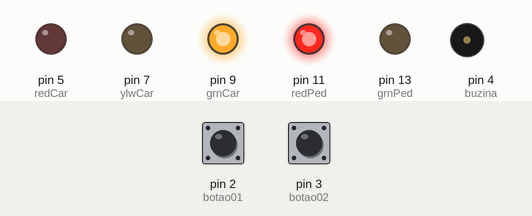
This sketch was run on a simulated Arduino Uno, built with avr-gcc and run on an emulated ATmega328P. On the bench: output pins drawn as LEDs (lit = HIGH), buzzer (waves = sounding, pin HIGH). The test bench sets the inputs (shaded band); at power-on: pin 2 (botao01) HIGH, pin 3 (botao02) LOW.

Above: at 0.1 s.
At 2.1 s:
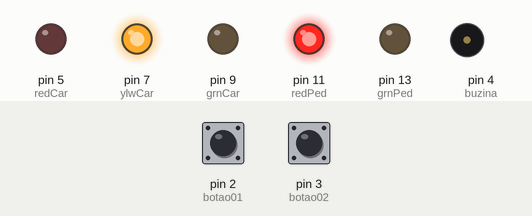
At 13.95 s:
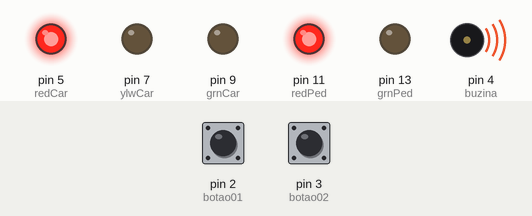
At 26.1 s:
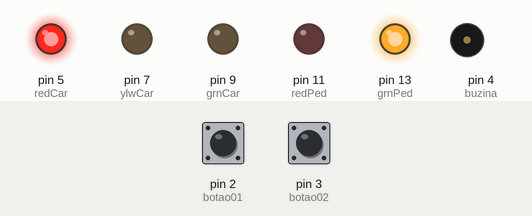
At 39.45 s:
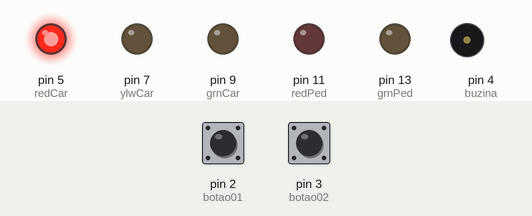
Timing chart, 0 to 40.0 s (numbered marks = the images above):
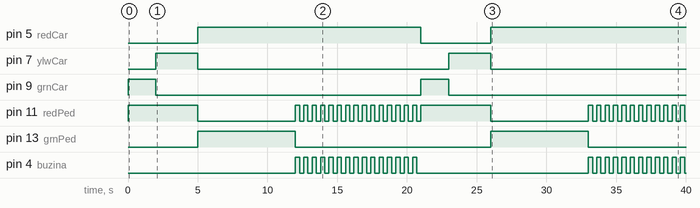

Measured:
- by itself, pin 5 (redCar): LOW → HIGH at 5.0 s, → LOW 16.0 s later, → HIGH 5.0 s later
- by itself, pin 7 (ylwCar): alternates HIGH for 3.0 s and LOW for 18.0 s
- by itself, pin 9 (grnCar): alternates HIGH for 2.0 s and LOW for 19.0 s
- by itself, pin 11 (redPed): LOW → HIGH at 0.00 s, → LOW 5.0 s later, → HIGH 7.0 s later, → LOW 0.30 s later, … (58 changes in this stretch)
- by itself, pin 13 (grnPed): alternates HIGH for 7.0 s and LOW for 14.0 s
- by itself, pin 4 (buzina): goes 14 × (HIGH 0.30 s, LOW 0.30 s), HIGH 0.30 s, LOW 12.3 s, 11 × (HIGH 0.30 s, LOW 0.30 s), HIGH 0.30 s, then LOW

The sketch:

SemaforoInteligente_may1a.ino
```cpp
//Declarando a variáveis
const int redCar = 5;
const int ylwCar = 7;
const int grnCar = 9;
const int redPed = 11;
const int grnPed = 13;
int botao01 = 2;
int botao02 = 3;
long tempoLed = 0;
const int buzina = 4;
long tpAnterior=0; //temporizador amarelo piscante
long tp=100000;  //temporizador amarelo piscante


// Definindo os led's com saida e botão como entrada
void setup()
{
  pinMode(redCar, OUTPUT);
  pinMode(ylwCar, OUTPUT);
  pinMode(grnCar, OUTPUT);
  pinMode(redPed, OUTPUT);
  pinMode(grnPed, OUTPUT);
  pinMode(botao01,INPUT);
  pinMode(botao02,INPUT);
  pinMode(buzina, OUTPUT);
}

void loop()
{
  //chamado função ligar semáforo
  ligaSemaforo();

  //Semáforo após 23h
  if(millis()>= tpAnterior + tp){
    tpAnterior = millis();

    //Piscar Semáforo
    for (int x=0; x<30; x++){
      digitalWrite(grnCar, LOW);
      digitalWrite(ylwCar, HIGH);
      digitalWrite(redPed, HIGH);
      delay(300);
      digitalWrite(ylwCar, LOW);
      digitalWrite(redPed, LOW);
      delay(300);
    }
  }
  else{

    if (digitalRead(botao01) == 0) //var contadora de acionamento
  {
   	acendeLed(3000);

  } else if (digitalRead(botao02) == 0)
  {
   	acendeLed(7000);
  }
   //tempo 40 s + incremento dessa var contadora
}
}

// Função acende led verde carro e led vermelho para pedestre
void ligaSemaforo()
{
  digitalWrite(redCar, LOW);
  digitalWrite(ylwCar,LOW);
  digitalWrite(grnCar, HIGH);
  digitalWrite(redPed, HIGH);
  digitalWrite(grnPed, LOW);
}

// Função com um argumento para controlar o semáforo
void acendeLed(int tempo){

 // Semaforo carro amarelo acesso pedestre vermelho
  delay(2000);
  	digitalWrite(redCar, LOW);
  	digitalWrite(ylwCar,HIGH);
  	digitalWrite(grnCar, LOW);
  	digitalWrite(redPed, HIGH);
  	digitalWrite(grnPed, LOW);
  	delay(3000);

  // Semaforo carro vermelho pedestre verde
  digitalWrite(redCar, HIGH);
  digitalWrite(ylwCar, LOW);
  digitalWrite(grnCar, LOW);
  digitalWrite(redPed, LOW);
  digitalWrite(grnPed, HIGH);
  delay(tempo);

   // Pisca a luz verde dos PEDESTRES
  for (int x=0; x<15; x++) {
    digitalWrite(grnPed, LOW);
    digitalWrite(redPed, HIGH);
    digitalWrite(buzina, HIGH);
    delay(300);
    digitalWrite(redPed, LOW);
    digitalWrite(buzina, LOW);
    delay(300);
  }
}
```
